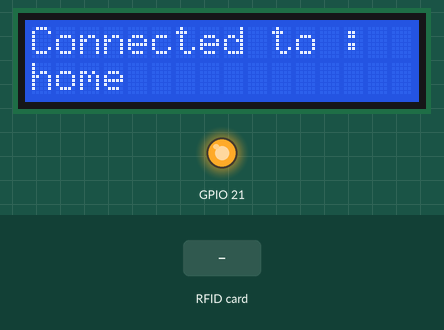
The program below on a simulated ESP32. Parts: 16×2 character LCD, output pins drawn as LEDs (lit = HIGH). Dashed ring = blinking. The test bench sets the inputs (shaded band). WiFi joins after 1.5 s; servers stay silent unless stated; the local clock reads 2024-03-15 10:24:30 at power-on unless the program sets it; what the program prints to the serial monitor is not drawn.

Above: at 1.7 s.
At 7.8 s:
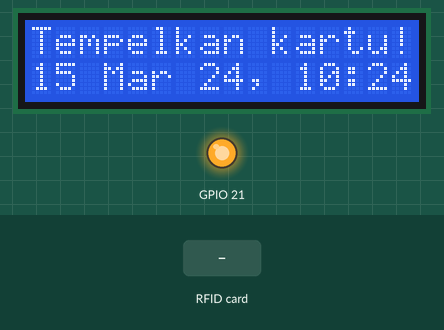
7.9 s: RFID card 5E 7A 19 C4 held to the reader
At 8.49 s:
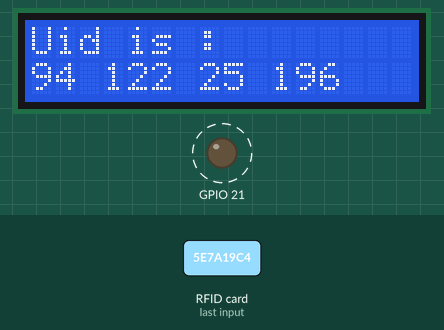
At 10.5 s:
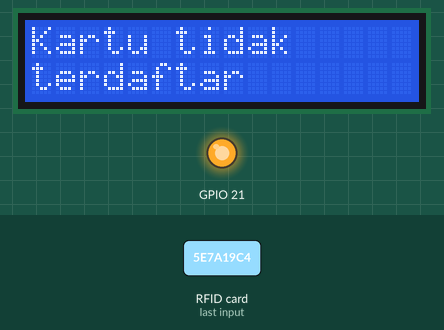
Timing chart, 0 to 12.0 s (numbered marks = the images above; inputs shaded):
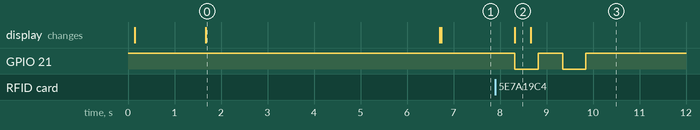

Measured:
- after the input at 7.9 s, GPIO 21: alternates HIGH for 0.52 s and LOW for 0.50 s, 4 changes in all, then stays HIGH, starting after 0.42 s; the display: changes after 0.42 s (image 2)
- what the display in image 0 shows lasts 5.0 s, from 1.7 s to 6.7 s

The program:

main.cpp
```cpp
#include <SPI.h>
#include <Arduino.h>
#include <MFRC522.h>
#include <freertos/FreeRTOS.h>
#include <freertos/list.h>
#include <WiFiManager.h>
#include <time.h>
#include <Firebase_ESP_Client.h>
#include "addons/TokenHelper.h"
#include "addons/RTDBHelper.h"
#include "freertos/semphr.h"
#include <LiquidCrystal_I2C.h>

//firebase
#define API_KEY "AIzaSyCNJugv3_95Fwq36fm9lmyRuho2sJ8OOM8"
#define DATABASE_URL "https://smartdoorlock-40077-default-rtdb.asia-southeast1.firebasedatabase.app/"
FirebaseData fbdo;
FirebaseData fbda;
FirebaseJson json;
FirebaseAuth auth;
FirebaseConfig config;
bool signupOK = false;

//NTP
const char* ntpServer = "pool.ntp.org";
const long  gmtOffset_sec = 21600;
const int   daylightOffset_sec = 3600;
char waktu[20];
char waktud[20];

//RFID
#define RST_PIN         15
#define SS_PIN          5
MFRC522 mfrc522(SS_PIN, RST_PIN);
MFRC522::MIFARE_Key key;
char uid[10];

//LCD
#define I2C_SDA 25
#define I2C_SCL 26
LiquidCrystal_I2C lcd(0x27, 16, 2);

//wifi
#define WIFI_SSID "Chiko"
#define WIFI_PASSWORD "chikojuga"

SemaphoreHandle_t xSemaphore = NULL;

void printHex(byte *buffer, byte bufferSize);
void printLocalTime();

bool stale = true;
int ulang=0;

void baca_kartu(void * parameters){
  for(;;){
    if ( ! mfrc522.PICC_IsNewCardPresent()) {
    if (stale)
    {
      if (ulang==0)
      {
        lcd.clear();
        struct tm timeinfo;
        getLocalTime(&timeinfo);
        strftime(waktud,20,"%d %b %y, %H:%M:%S", &timeinfo);
        lcd.setCursor(0,1);
        lcd.print(waktud);
        lcd.setCursor(0,0);
        lcd.print("Tempelkan kartu!");
        ulang++;
      }
      else if (ulang>20)
      {
        ulang=0;
      } else
      {
        ulang++;
      }
      vTaskDelay(500/portTICK_PERIOD_MS);
    }
	}

	// Select one of the cards
	  if ( ! mfrc522.PICC_ReadCardSerial()) {

	} else
  {
    stale=false;
    sprintf(uid, "%d %d %d %d", mfrc522.uid.uidByte[0],mfrc522.uid.uidByte[1],mfrc522.uid.uidByte[2],mfrc522.uid.uidByte[3]);

    Serial.print("Uid is:");
    printHex(mfrc522.uid.uidByte, mfrc522.uid.size);
    //lcd section
    lcd.clear();
    lcd.setCursor(0,0);
    lcd.print("Uid is :");
    lcd.setCursor(0,1);
    lcd.print(uid);
    Serial.println();
    Serial.print("Waktu absen:");
    printLocalTime();
    Serial.println();
    xSemaphoreGive(xSemaphore);
    digitalWrite(21,LOW);
    vTaskDelay(500/portTICK_PERIOD_MS);
    digitalWrite(21,HIGH);
    mfrc522.PICC_HaltA();
    mfrc522.PCD_StopCrypto1();

  }

  }
}

void kirim_data(void * parameters){
  for(;;){
    if(xSemaphoreTake(xSemaphore,portMAX_DELAY)){
      json.set("UID",uid );
      json.set("time",waktu);
    if (Firebase.ready() && signupOK ){

    if (Firebase.RTDB.pushJSON(&fbdo,"uid/history_log",&json)){
      Serial.println("PASSED");
    }
    else {
      Serial.println("FAILED");
      Serial.println("REASON: " + fbdo.errorReason());
    }
    char find[50];
    sprintf(find,"uid/access/%s",uid);
    Serial.println(find);

    if (Firebase.RTDB.getJSON(&fbda, find))
    {
      Serial.println(fbda.stringData());
      lcd.clear();
      lcd.setCursor(0,0);
      lcd.print("Berhasil absen!");
      lcd.setCursor(0,1);
      lcd.print(fbda.stringData());
      digitalWrite(21,LOW);
      vTaskDelay(500/portTICK_PERIOD_MS);
      digitalWrite(21,HIGH);
      stale=true;
    }
    else
    {
      // Failed to get JSON data at defined database path, print out the error reason
    Serial.println(fbda.errorReason());
    lcd.clear();
    lcd.setCursor(0,0);
    lcd.print("Kartu tidak");
    lcd.setCursor(0,1);
    lcd.print("terdaftar");
    digitalWrite(21,LOW);
      vTaskDelay(500/portTICK_PERIOD_MS);
      digitalWrite(21,HIGH);
      vTaskDelay(200/portTICK_PERIOD_MS);
      digitalWrite(21,LOW);
      vTaskDelay(500/portTICK_PERIOD_MS);
      digitalWrite(21,HIGH);
    stale=true;
    }
    }

  }
  }
}


void setup() {
	Serial.begin(9600);

  pinMode(21,OUTPUT);
  digitalWrite(21,HIGH);
	while (!Serial);
	SPI.begin();
	mfrc522.PCD_Init();
	delay(4);
	mfrc522.PCD_DumpVersionToSerial();
	for (byte i = 0; i < 6; i++) {
    	key.keyByte[i] = 0xFF;
  }

  //lcdsetup
  lcd.init(I2C_SDA, I2C_SCL);
	lcd.backlight();


  //wifi
  WiFiManager wm;
  bool done;
  lcd.setCursor(0,0);
  lcd.print("Please Connect :");
  lcd.setCursor(0,1);
  lcd.print("to Smartdoorlock");
  done=wm.autoConnect("Smartdoorlock","password");


  Serial.println();
  lcd.clear();
  lcd.setCursor(0,0);
  Serial.print("Connected to : ");
  lcd.print("Connected to : ");
  Serial.println(wm.getWiFiSSID());
  lcd.setCursor(0,1);
  lcd.print(wm.getWiFiSSID());
  delay(5000);
  Serial.println();

  // firebase
  config.api_key = API_KEY;
  config.database_url = DATABASE_URL;

  while (!Firebase.signUp(&config, &auth, "", "")){
    Serial.printf("%s\n", config.signer.signupError.message.c_str());
    Firebase.signUp(&config, &auth, "", "");
  }
  Serial.println("ok");
  signupOK = true;

  /* Assign the callback function for the long running token generation task */
  config.token_status_callback = tokenStatusCallback; //see addons/TokenHelper.h
  Firebase.begin(&config, &auth);
  Firebase.reconnectWiFi(true);

  //waktu
  struct tm timeinfo;
  while (!getLocalTime(&timeinfo))
  {
    Serial.println("Failed to obtain time trying again...");
    configTime(gmtOffset_sec,daylightOffset_sec,ntpServer);
  }
  printLocalTime();


  xSemaphore = xSemaphoreCreateBinary();

  xTaskCreate(
    baca_kartu, "baca_kartu", 4000,NULL,0,NULL
  );

  xTaskCreate(
    kirim_data, "kirim_data", 8000,NULL,0, NULL
    );

}

void loop() {
}

void printHex(byte *buffer, byte bufferSize) {
  for (byte i = 0; i < bufferSize; i++) {
    Serial.print(buffer[i] < 0x10 ? " 0" : " ");
    Serial.print(buffer[i], HEX);
  }
}


void printLocalTime()
{
  struct tm timeinfo;
  if(!getLocalTime(&timeinfo)){
    Serial.println("Failed to obtain time");
    return;
  }
  Serial.print(&timeinfo, "%A, %B %d %Y %H:%M:%S");
  strftime(waktu,20,"%d %B %Y, %H:%M:%S", &timeinfo);
}
```
